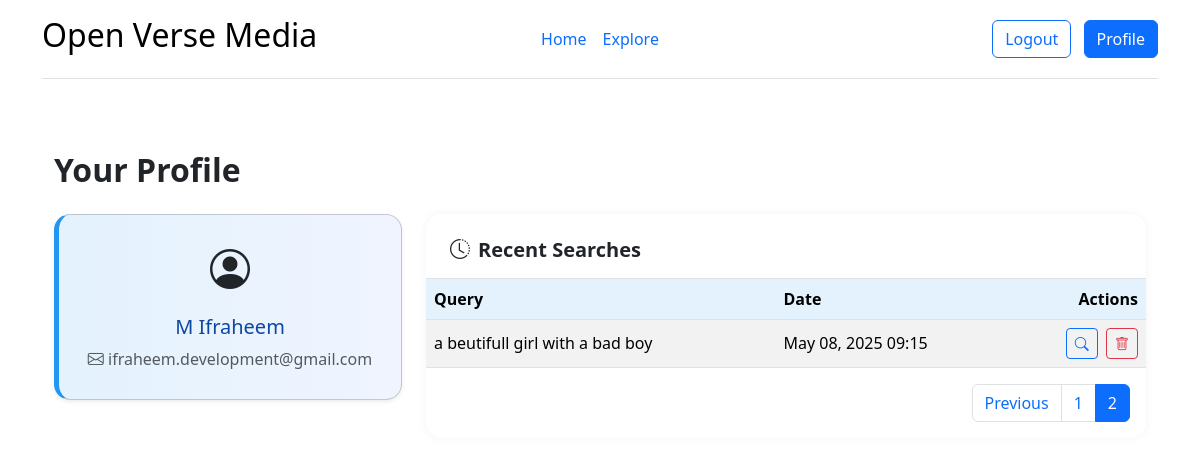
The page /search/profile/?page=2 (signed in) on the database its author committed.
### accounts/models.py (models this page shows, shortened)
class CustomUser(AbstractUser):
    email = models.EmailField(unique=True)
    address = models.TextField(blank=True, null=True)
    phone = models.CharField(max_length=20, blank=True, null=True)

### openmedia/models.py (models this page shows, shortened)
class SearchHistory(models.Model):
    user = models.ForeignKey(User, on_delete=models.CASCADE)
    query = models.CharField(max_length=255)
    timestamp = models.DateTimeField(auto_now_add=True)

### openmedia/views.py (the view)
# urls.py: path('profile/', profile_view, name='profile'),
@login_required
def profile_view(request):
    search_list = SearchHistory.objects.filter(user=request.user).order_by('-timestamp')
    paginator = Paginator(search_list, 5)  # 5 per page
    page_number = request.GET.get('page')
    page_obj = paginator.get_page(page_number)
    return render(request, 'profile.html', {'searches': page_obj, 'title':'Profile'})

### templates/profile.html (shortened to what this page needs)
{% extends "base.html" %}
{% block content %}
<div class="container py-5">
  <h2 class="mb-4 fw-bold">Your Profile</h2>
  <div class="row g-4">
    <div class="col-md-4">
      <div class="card profile-card shadow-sm p-4 text-center">
        <i class="bi bi-person-circle fs-1 mb-3"></i>
        <h5>{{ request.user.get_full_name|default:request.user.username }}</h5>
        <p class="mb-1 text-muted"><i class="bi bi-envelope"></i> {{ request.user.email }}</p>
      </div>
    </div>
    <div class="col-md-8">
      <div class="table-wrapper bg-white">
        <div class="px-4 pt-4 pb-2 border-bottom">
          <h5 class="fw-bold"><i class="bi bi-clock-history me-2"></i>Recent Searches</h5>
        </div>
        {% if searches %}
          <div class="table-responsive">
            <table class="table table-striped mb-0 align-middle">
              <thead>
                <tr>
                  <th>Query</th>
                  <th>Date</th>
                  <th class="text-end">Actions</th>
                </tr>
              </thead>
              <tbody>
                {% for search in searches %}
                  <tr>
                    <td>{{ search.query }}</td>
                    <td>{{ search.timestamp|date:"M d, Y H:i" }}</td>
                    <td class="text-end">
                      <a href="{% url 'search_media' %}?q={{ search.query }}" class="btn btn-sm btn-outline-primary me-1" title="View again">
                        <i class="bi bi-search"></i>
                      </a>
                      <form method="POST" action="{% url 'delete_search' search.id %}" class="d-inline">
                        <button type="submit" class="btn btn-sm btn-outline-danger" title="Delete">
                          <i class="bi bi-trash"></i>
                        </button>
                      </form>
                    </td>
                  </tr>
                {% endfor %}
              </tbody>
            </table>
          </div>
          <div class="p-3">
            {% if searches.has_other_pages %}
              <nav>
                <ul class="pagination justify-content-end mb-0">
                  {% if searches.has_previous %}
                    <li class="page-item">
                      <a class="page-link" href="?page={{ searches.previous_page_number }}">Previous</a>
                    </li>
                  {% endif %}
                  {% for i in searches.paginator.page_range %}
                    <li class="page-item {% if searches.number == i %}active{% endif %}">
                      <a class="page-link" href="?page={{ i }}">{{ i }}</a>
                    </li>
                  {% endfor %}
                </ul>
              </nav>
            {% endif %}
          </div>
        {% else %}
          <div class="p-4 text-muted">No search history yet.</div>
        {% endif %}
      </div>
    </div>
  </div>
</div>
{% endblock %}

### templates/profile.html (style rules this page uses)
.profile-card { background: linear-gradient(to right, #e3f2fd, #f0f4ff); border-left: 5px solid #2196f3; border-radius: 1rem; }
.profile-card h5 { color: #0d47a1; }
.table-wrapper { border-radius: 1rem; overflow: hidden; box-shadow: 0 0 10px rgba(0,0,0,0.05); }
.table th { background-color: #e3f2fd; font-weight: 600; }

### rows shown on the page
CustomUser: user.get_full_name "M Ifraheem", user.email "ifraheem.development@gmail.com"
SearchHistory: query "a beutifull girl with a bad boy", timestamp "May 08, 2025 09:15"

### other values the page prints
{{ i }} "1" "2"
